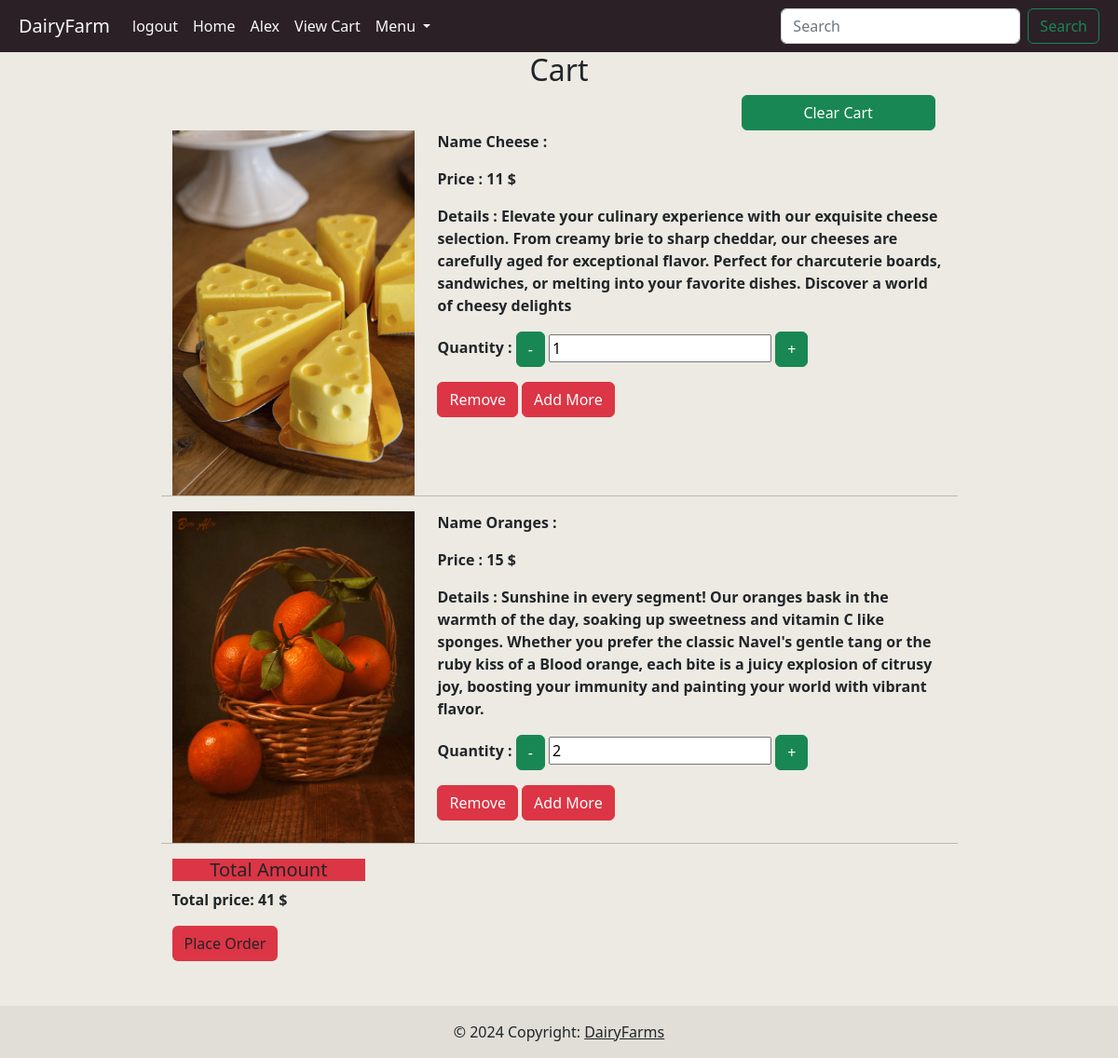
The page /viewcart/ (signed in) on the database its author committed.
### store/models.py (models this page shows, shortened)
class Cart(models.Model):
    uid=models.ForeignKey(User,on_delete=models.CASCADE)
    pid=models.ForeignKey(Products,on_delete=models.CASCADE)
    quantity=models.IntegerField(default=1)

class Products(models.Model):
    CATEGORY_CHOICES=[
        (1,'dairy & poultry'),
        (2,'meat'),
        (3,'farm produce'),
        (4,'natural superfoods')
    ]
    name= models.CharField(max_length=100)
    price=models.IntegerField(default="10")
    details=models.CharField(max_length=500)
    image=models.ImageField(upload_to='images/images')
    is_active=models.BooleanField(default=True)
    category=models.IntegerField(choices=CATEGORY_CHOICES,default=1)

### store/views.py (the view)
# urls.py: path('viewcart/',views.viewcart),
def viewcart(request):
    user=request.user.id
    c=Cart.objects.filter(uid=user)
    sum=0
    context={}
    for item in c:
        sum = sum+ (item.pid.price)* (item.quantity)
    context = { 'total':sum , 'products': c }
    return render(request,'cart.html',context)

### templates/cart.html (shortened to what this page needs)
{% extends "base.html" %}
{% load static %}
{% block body %}
<div class="container">
    <div class="row ">
        <div class="col-md-9 mx-auto">
            <h2 class=" " style="text-align: center;">Cart</h2>
            <div class="row">
                <div class="row d-flex justify-content-end ">
                    <a href="/clearcart/" class="btn btn-success col-md-3">Clear Cart</a>
                  </div>
                {% for Product in products %}
                <div class="col-md-4">
                    <img src="{{ Product.pid.image.url }}" class="img-fluid" alt="">
                </div>
                <div class="col-md-8">
                    <p><strong>Name {{ Product.pid.name }}  :</strong></p>
                    <p><strong>Price : {{Product.pid.price}} $ </strong></p>
                    <p><strong>Details : {{Product.pid.details }}</strong></p>
                    <p><strong>Quantity :  </strong>
                    <a href="/updateqty/{{Product.id}}/0"> <button class="btn btn-success">-</button></a>
                    <input type="number" value="{{ Product.quantity }}" >
                    <a href="/updateqty/{{Product.id}}/1"> <button class="btn btn-success">+</button></a>
                </p>
                <a href="/remove/{{ Product.id }}/"><button class="btn btn-danger">Remove</button></a>
                <a href="/"><button class="btn btn-danger">Add More</button></a>
                </div>
                <br>
                <hr>
                {% endfor %}
            </div>
            <div class="col-md-3">
                <h5 class="bg-danger" style="text-align: center;">Total Amount</h5>
                <p><strong>Total price: {{total}} $ </strong></p>
                <a href="/checkout"><button class="btn bg-danger">Place Order</button></a>
            </div>
        </div>
    </div>
</div>
{% endblock body %}

### templates/header.html (shortened to what this page needs)
{% load static %}
<!DOCTYPE html>
<html lang="en">
<head>
    <link rel="stylesheet" href="{% static 'css/bootstrap.min.css' %}">
    <link rel="stylesheet" href="{% static 'css/style.css' %}">
</head>
<body>
  <nav class="navbar navbar-expand-lg  p-2" >
    <div class="container-fluid ">
      <a class="navbar-brand text-light" href="/">DairyFarm</a>
      <div class="collapse navbar-collapse text-light" id="navbarNavDropdown">
        <ul class="navbar-nav ">
          {% if user.is_authenticated %}
          <li class="nav-item">
            <a class="nav-link active text-light" aria-current="page" href="/logout">logout</a>
          </li>
          {% endif %}
          <li class="nav-item">
            <a class="nav-link active text-light" aria-current="page" href="/">Home</a>
          </li>
          <li class="nav-item" style="text-align: end; margin-left: 100p" >
            <a class="nav-link active text-light" aria-current="page" href="#"> {{ user.username }} </a>
          </li>
          {% if user.is_authenticated %}
          <li class="nav-item" style="text-align: end; margin-left: 100p" >
            <a class="nav-link active text-light" aria-current="page" href="/viewcart"> View Cart </a>
          </li>
          {% endif %}
          <li class="nav-item dropdown">
            <a class="nav-link dropdown-toggle text-light" href="#" role="button" data-bs-toggle="dropdown" aria-expanded="false">
              Menu
            </a>
        </li>
      </ul>
      <form class="d-flex ms-auto " role="search" method="GET">
        <input class="form-control me-2" type="search" placeholder="Search" aria-label="Search" name='product_name'>
        <button class="btn btn-outline-success" type="submit">Search</button>
      </form>
      </div>
    </div>
  </nav>
</body>
</html>

### templates/header.html (style rules this page uses)
.navbar { background-color: rgb(43, 32, 38); }

### templates/cart.html (style rules this page uses)
body { background-color: #eceae2; }

### rows shown on the page
Cart: pid.image (picture), pid.name "Cheese", pid.price "11", pid.details "Elevate your culinary experience with our exquisite cheese selection. From creamy brie to sharp cheddar, our cheeses are carefully aged for exceptional flavor. Perfect for charcuterie boards, sandwiches, or melting into your favorite dishes. Discover a world of cheesy delights", quantity "1"
Cart: pid.image (picture), pid.name "Oranges", pid.price "15", pid.details "Sunshine in every segment! Our oranges bask in the warmth of the day, soaking up sweetness and vitamin C like sponges. Whether you prefer the classic Navel's gentle tang or the ruby kiss of a Blood orange, each bite is a juicy explosion of citrusy joy, boosting your immunity and painting your world with vibrant flavor.", quantity "2"

### other values the page prints
{{ user.username }} "Alex"
{{ total }} "41"
